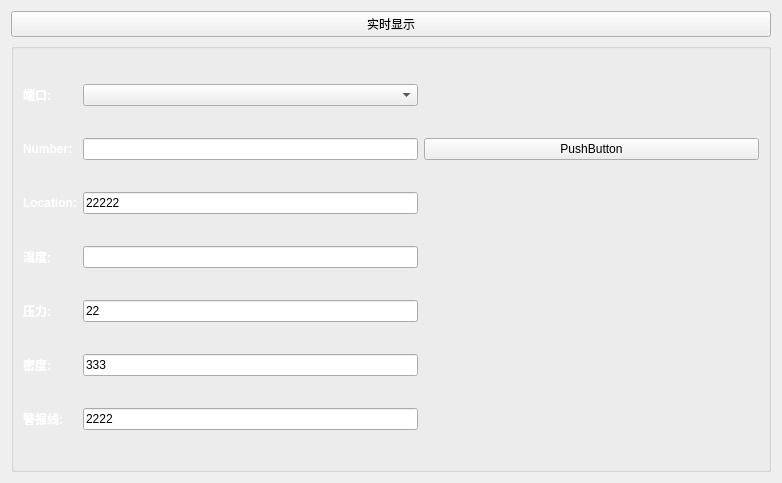
<?xml version="1.0" encoding="UTF-8"?>
<ui version="4.0">
 <class>DashBoardForm</class>
 <widget class="QWidget" name="DashBoardForm">
  <property name="geometry">
   <rect>
    <x>0</x>
    <y>0</y>
    <width>782</width>
    <height>483</height>
   </rect>
  </property>
  <property name="sizePolicy">
   <sizepolicy hsizetype="Expanding" vsizetype="Expanding">
    <horstretch>0</horstretch>
    <verstretch>0</verstretch>
   </sizepolicy>
  </property>
  <property name="windowTitle">
   <string>展台窗口</string>
  </property>
  <layout class="QHBoxLayout" name="horizontalLayout">
   <item>
    <layout class="QGridLayout" name="gridLayout">
     <item row="0" column="0">
      <layout class="QVBoxLayout" name="verticalLayout_dashBoard"/>
     </item>
     <item row="0" column="1">
      <layout class="QVBoxLayout" name="verticalLayout_textDisplay">
       <item>
        <widget class="QPushButton" name="pushButton">
         <property name="text">
          <string>实时显示</string>
         </property>
        </widget>
       </item>
       <item>
        <widget class="QGroupBox" name="groupBox">
         <property name="sizePolicy">
          <sizepolicy hsizetype="Expanding" vsizetype="Expanding">
           <horstretch>0</horstretch>
           <verstretch>0</verstretch>
          </sizepolicy>
         </property>
         <property name="title">
          <string/>
         </property>
         <layout class="QHBoxLayout" name="horizontalLayout_2">
          <item>
           <layout class="QGridLayout" name="gridLayout_2">
            <item row="5" column="1">
             <widget class="QLineEdit" name="lineEdit_5">
              <property name="text">
               <string>333</string>
              </property>
             </widget>
            </item>
            <item row="2" column="1">
             <widget class="QLineEdit" name="lineEdit_2">
              <property name="text">
               <string>22222</string>
              </property>
             </widget>
            </item>
            <item row="4" column="1">
             <widget class="QLineEdit" name="lineEdit_4">
              <property name="text">
               <string>22</string>
              </property>
             </widget>
            </item>
            <item row="2" column="0">
             <widget class="QLabel" name="label_2">
              <property name="text">
               <string>&lt;html&gt;&lt;head/&gt;&lt;body&gt;&lt;p&gt;&lt;span style=&quot; font-weight:600; color:#ffffff;&quot;&gt;Location:&lt;/span&gt;&lt;/p&gt;&lt;/body&gt;&lt;/html&gt;</string>
              </property>
             </widget>
            </item>
            <item row="0" column="2">
             <spacer name="horizontalSpacer">
              <property name="orientation">
               <enum>Qt::Horizontal</enum>
              </property>
              <property name="sizeHint" stdset="0">
               <size>
                <width>40</width>
                <height>20</height>
               </size>
              </property>
             </spacer>
            </item>
            <item row="4" column="0">
             <widget class="QLabel" name="label_4">
              <property name="text">
               <string>&lt;html&gt;&lt;head/&gt;&lt;body&gt;&lt;p&gt;&lt;span style=&quot; font-weight:600; color:#ffffff;&quot;&gt;压力:&lt;/span&gt;&lt;/p&gt;&lt;/body&gt;&lt;/html&gt;</string>
              </property>
             </widget>
            </item>
            <item row="6" column="0">
             <widget class="QLabel" name="label_6">
              <property name="text">
               <string>&lt;html&gt;&lt;head/&gt;&lt;body&gt;&lt;p&gt;&lt;span style=&quot; font-weight:600; color:#ffffff;&quot;&gt;警报线:&lt;/span&gt;&lt;/p&gt;&lt;/body&gt;&lt;/html&gt;</string>
              </property>
             </widget>
            </item>
            <item row="1" column="1">
             <widget class="QLineEdit" name="lineEdit"/>
            </item>
            <item row="3" column="0">
             <widget class="QLabel" name="label_3">
              <property name="text">
               <string>&lt;html&gt;&lt;head/&gt;&lt;body&gt;&lt;p&gt;&lt;span style=&quot; font-weight:600; color:#ffffff;&quot;&gt;温度:&lt;/span&gt;&lt;/p&gt;&lt;/body&gt;&lt;/html&gt;</string>
              </property>
             </widget>
            </item>
            <item row="6" column="1">
             <widget class="QLineEdit" name="lineEdit_6">
              <property name="text">
               <string>2222</string>
              </property>
             </widget>
            </item>
            <item row="3" column="1">
             <widget class="QLineEdit" name="lineEdit_3"/>
            </item>
            <item row="1" column="0">
             <widget class="QLabel" name="label">
              <property name="styleSheet">
               <string notr="true"/>
              </property>
              <property name="text">
               <string>&lt;html&gt;&lt;head/&gt;&lt;body&gt;&lt;p&gt;&lt;span style=&quot; font-weight:600; color:#ffffff;&quot;&gt;Number:&lt;/span&gt;&lt;/p&gt;&lt;/body&gt;&lt;/html&gt;</string>
              </property>
             </widget>
            </item>
            <item row="5" column="0">
             <widget class="QLabel" name="label_5">
              <property name="text">
               <string>&lt;html&gt;&lt;head/&gt;&lt;body&gt;&lt;p&gt;&lt;span style=&quot; font-weight:600; color:#ffffff;&quot;&gt;密度:&lt;/span&gt;&lt;/p&gt;&lt;/body&gt;&lt;/html&gt;</string>
              </property>
             </widget>
            </item>
            <item row="0" column="0">
             <widget class="QLabel" name="label_7">
              <property name="text">
               <string>&lt;html&gt;&lt;head/&gt;&lt;body&gt;&lt;p&gt;&lt;span style=&quot; font-weight:600; color:#ffffff;&quot;&gt;端口:&lt;/span&gt;&lt;/p&gt;&lt;/body&gt;&lt;/html&gt;</string>
              </property>
             </widget>
            </item>
            <item row="1" column="2">
             <widget class="QPushButton" name="pushButton_2">
              <property name="text">
               <string>PushButton</string>
              </property>
             </widget>
            </item>
            <item row="0" column="1">
             <widget class="QComboBox" name="comboBox_com"/>
            </item>
           </layout>
          </item>
         </layout>
        </widget>
       </item>
      </layout>
     </item>
    </layout>
   </item>
  </layout>
 </widget>
 <resources/>
 <connections/>
</ui>
